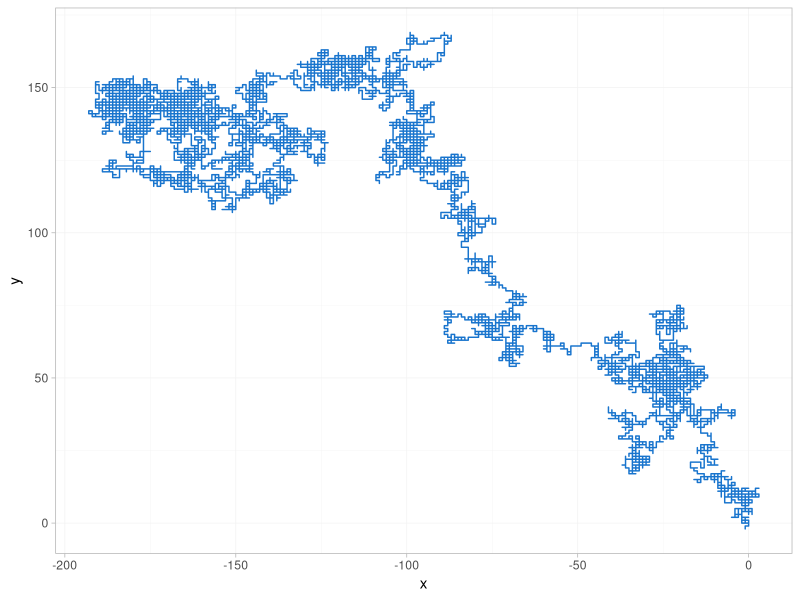

This figure's R source:


#****************************************************************************
# Vectorization examples 
# 2019-04-15
# Nayef 

#****************************************************************************

library(tidyverse)


# Example 1: Coin tosses -------------

# Reference: https://www.r-bloggers.com/how-to-use-vectorization-to-streamline-simulations/

# Write a program to: 
# > toss a coin n times and print out after every 100 tosses the proportion of heads minus 1/2
# > print out after every 100 tosses the number of heads minus half the number of tosses
# > do these numbers appear to approach 0 as n increases? 



# > 1.1) non-vectorized solution: -------------------------------------------

# function definition: 
coin_toss <- function(n){
    
    result <- c()  # empty vector that we'll fill via the loop 
    
    for (i in 1:n) {
        
        if (i == 1){
            # the first flip we just assign the toss result to variable "tosses"
            tosses <- sample(c(0,1), 1)
            
        } else {
            # creating a vector, "tosses" that has history of all tosses
            # We also fill this vector using the loop
            tosses <- c(tosses ,sample(c(0,1), 1))
            
        }
        
        # when we reach a toss number that a multiple of 100 we output the status
        if (i %% 100 == 0) {
            ## output the percent of heads away from 50%
            percent <- (sum(tosses) / length(tosses)) - 0.5
            
            ## output the number of heads away from half of all tosses
            number <- sum(tosses) - (length(tosses) / 2)
            
            # join together in var "result" 
            result <- rbind(result, c(percent, number))
        }
    }
    
    return(result)
}


# function test: 
set.seed(10)
coin_toss(1000)



# > 1.2) vectorized solution: ------------------------------------------------

# function definition: 
coin_toss_vectorized <- function(n, step = 100) {
    
    if (n < 100) {return(cat("n must be greater than 100"))}
    
    # Record num heads at each step
    tosses <- cumsum(sample(c(0, 1), n, replace = TRUE))
    
    # define vector of indices, based on step argument: 
    steps <- seq(step, n, by = step)
    
    # Compute summaries, indexing into vector "tosses", using the "steps" vector
    percent <- tosses[steps]/steps - .5
    number <- tosses[steps] - steps/2
    
    # retuen result
    return(cbind(percent, number))
    
}


# function test: 
set.seed(10)
coin_toss_vectorized(1000)

set.seed(10)
coin_toss(1000)

# vectorized and non-vectorized functions give same result 


# compare speeds: 
system.time(coin_toss(100000))  # elapsed = 12.65 sec
system.time(coin_toss_vectorized(100000))  # elapsed = 0 sec!!!



# > 1.3) Notes: ------------

cumsum  # function (x)  .Primitive("cumsum")

# The .Primitive above means that cumsum is implemented as a C function. 
# Reference: http://www.noamross.net/blog/2014/4/16/vectorization-in-r--why.html 

# In the **vectorized** solution, we first create a vector of sampled results, then
# **pass the entire vector to cumsum( ) to operate on in one go**.

# Also, calculations of percentages are vectorized: "tosses[steps]/steps" will
# return a vector, the first element of which will be the first element of
# tosses[steps] divided by the first element of steps, and so on

# In contrast, in the **non-vectorized** solution, at every stage, the operations
# only work with one coin toss at a time. Also, we are growing a vector through
# a for loop, which means there's overhear evey iteration of the loop, to
# allocate memory, etc.









#****************************************************************************
# Example 2: 2D Random walk ---------

# Reference: "Writing Efficient Programs in R (and Beyond)"
#****************************************************************************


# 2.1) non-vectorized solution: ---------------------------------------------

# define function: 
rw2d1 <- 
    function(n) {
        xpos = ypos = numeric(n)
        xdir = c(TRUE, FALSE)
        pm1 = c(1, -1)
        
        for(i in 2:n)
            if (sample(xdir, 1)) {
                xpos[i] = xpos[i-1] + sample(pm1, 1)
                ypos[i] = ypos[i-1]
            }
        else {
            xpos[i] = xpos[i-1]
            ypos[i] = ypos[i-1] + sample(pm1, 1)
        }
        data.frame(x = xpos,
                   y = ypos)
    }


# test function: 
rw2d1(10)

rw2d1(15000) %>% 
    ggplot(aes(x=x, y=y)) + 
    geom_path(col = "dodgerblue3") + 
    theme_light() +
    theme(panel.grid.minor = element_line(colour = "grey95"), 
      panel.grid.major = element_line(colour = "grey95"))
      
